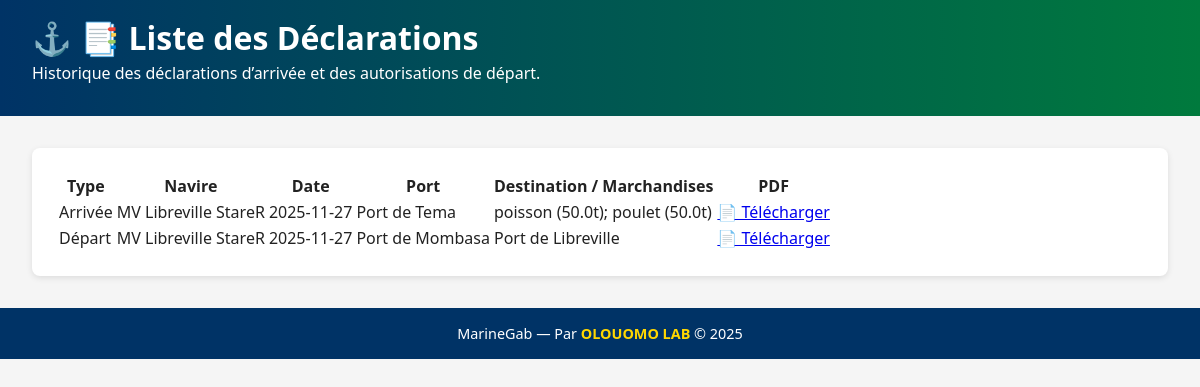
/declarations/list, run on the app's committed database.
### app/models.py (models this page shows)
class Declaration(Base):
    __tablename__ = "declarations"
    id = Column(Integer, primary_key=True, index=True)
    type = Column(String, nullable=False)          # "Arrivée" ou "Départ"
    navire_nom = Column(String, nullable=False)
    navire_imo = Column(String, nullable=False)
    port = Column(String, nullable=False)
    date = Column(Date, nullable=False)
    destination = Column(String, nullable=True)
    marchandises = Column(String, nullable=True)
    securite = Column(String, nullable=True)
    sante = Column(String, nullable=True)
    fichier_pdf = Column(String, nullable=False)   # chemin du PDF généré

### app/main.py (the view)
@app.get("/declarations/list", response_class=HTMLResponse)
def declarations_list(request: Request, db: Session = Depends(get_db)):
    declarations = db.query(models.Declaration).all()
    return templates.TemplateResponse(
        "declarations_list.html",
        {"request": request, "declarations": declarations}
    )

### app/templates/declarations_list.html (shortened to what this page needs)
<!DOCTYPE html>
<html lang="fr">
<head>
  <link rel="stylesheet" href="/static/style.css">
</head>
<body>
  <header>
    <h1>📑 Liste des Déclarations</h1>
    <p>Historique des déclarations d’arrivée et des autorisations de départ.</p>
  </header>
  <section class="card">
    <table>
      <thead>
        <tr>
          <th>Type</th>
          <th>Navire</th>
          <th>Date</th>
          <th>Port</th>
          <th>Destination / Marchandises</th>
          <th>PDF</th>
        </tr>
      </thead>
      <tbody>
        {% for decl in declarations %}
        <tr>
          <td>{{ decl.type }}</td>
          <td>{{ decl.navire_nom }}</td>
          <td>{{ decl.date }}</td>
          <td>{{ decl.port }}</td>
          <td>
            {% if decl.type == "Arrivée" %}
              {{ decl.marchandises }}
            {% else %}
              {{ decl.destination }}
            {% endif %}
          </td>
          <td>
            <a href="/static/{{ decl.fichier_pdf }}" target="_blank">📄 Télécharger</a>
          </td>
        </tr>
        {% endfor %}
      </tbody>
    </table>
  </section>
  <footer>
    MarineGab — Par <font color="#FFD700"><b>OLOUOMO LAB</b></font> © 2025
  </footer>
</body>
</html>

### app/static/style.css (style rules this page uses)
:root { --marine-blue: #003366; --marine-green: #007A3D; --marine-gold: #FFD700; --marine-light: #F5F5F5; --text-dark: #222; --text-light: #fff; --card-shadow: rgba(0, 0, 0, 0.1); }
body { margin: 0; font-family: "Segoe UI", "Roboto", sans-serif; background-color: var(--marine-light); color: var(--text-dark); }
header { background: linear-gradient(to right, var(--marine-blue), var(--marine-green)); color: var(--text-light); padding: 1rem 2rem; display: flex; flex-direction: column; align-items: flex-start; }
header h1::before { content: "⚓ "; }
header h1 { margin: 0; font-size: 2rem; }
header p { margin: 0.2rem 0 1rem; font-weight: 300; }
.card { background-color: white; margin: 2rem; padding: 1.5rem; border-radius: 8px; box-shadow: 0 2px 6px var(--card-shadow); }
footer { text-align: center; padding: 1rem; background-color: var(--marine-blue); color: var(--text-light); font-size: 0.9rem; }

### data on the page
Declaration: type "Arrivée", navire_nom "MV Libreville StareR", date "2025-11-27", port "Port de Tema", marchandises "poisson (50.0t); poulet (50.0t)"
Declaration: type "Départ", navire_nom "MV Libreville StareR", date "2025-11-27", port "Port de Mombasa", destination "Port de Libreville"
